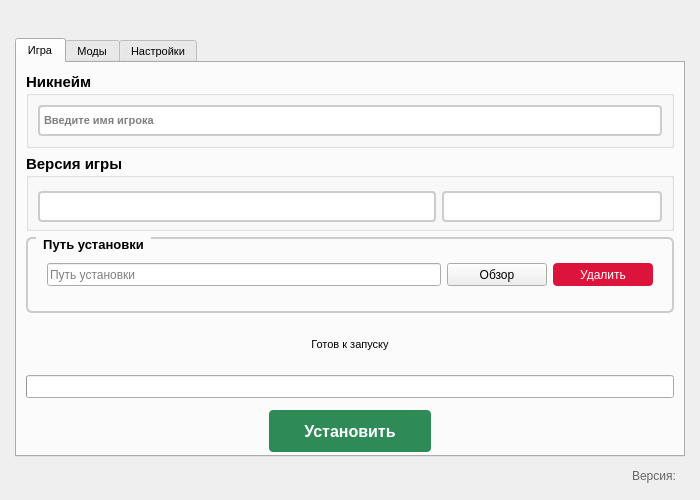
<?xml version="1.0" encoding="UTF-8"?>
<ui version="4.0">
 <class>MainWindow</class>
 <widget class="QMainWindow" name="MainWindow">
  <property name="windowModality">
   <enum>Qt::WindowModal</enum>
  </property>
  <property name="enabled">
   <bool>true</bool>
  </property>
  <property name="geometry">
   <rect>
    <x>0</x>
    <y>0</y>
    <width>700</width>
    <height>500</height>
   </rect>
  </property>
  <property name="minimumSize">
   <size>
    <width>700</width>
    <height>500</height>
   </size>
  </property>
  <property name="maximumSize">
   <size>
    <width>700</width>
    <height>500</height>
   </size>
  </property>
  <property name="font">
   <font>
    <family>MS Shell Dlg 2</family>
    <pointsize>8</pointsize>
   </font>
  </property>
  <property name="windowTitle">
   <string>IB Launcher</string>
  </property>
  <property name="windowOpacity">
   <double>1.000000000000000</double>
  </property>
  <property name="toolTipDuration">
   <number>-1</number>
  </property>
  <property name="autoFillBackground">
   <bool>false</bool>
  </property>
  <property name="windowFilePath">
   <string/>
  </property>
  <widget class="QWidget" name="centralwidget">
   <property name="enabled">
    <bool>true</bool>
   </property>
   <layout class="QVBoxLayout" name="verticalLayout">
    <property name="spacing">
     <number>10</number>
    </property>
    <property name="leftMargin">
     <number>15</number>
    </property>
    <property name="topMargin">
     <number>15</number>
    </property>
    <property name="rightMargin">
     <number>15</number>
    </property>
    <property name="bottomMargin">
     <number>15</number>
    </property>
    <item>
     <layout class="QHBoxLayout" name="header_layout">
      <item>
       <widget class="QLabel" name="logo">
        <property name="maximumSize">
         <size>
          <width>256</width>
          <height>60</height>
         </size>
        </property>
        <property name="pixmap">
         <pixmap>assets/title.png</pixmap>
        </property>
        <property name="scaledContents">
         <bool>true</bool>
        </property>
       </widget>
      </item>
     </layout>
    </item>
    <item>
     <widget class="QTabWidget" name="tabWidget">
      <property name="font">
       <font>
        <family>MS Shell Dlg 2</family>
        <pointsize>8</pointsize>
       </font>
      </property>
      <property name="currentIndex">
       <number>0</number>
      </property>
      <widget class="QWidget" name="tabGame">
       <attribute name="title">
        <string>Игра</string>
       </attribute>
       <layout class="QVBoxLayout" name="game_layout">
        <item>
         <widget class="QGroupBox" name="username_group">
          <property name="font">
           <font>
            <family>MS Shell Dlg 2</family>
            <pointsize>11</pointsize>
            <weight>75</weight>
            <bold>true</bold>
           </font>
          </property>
          <property name="title">
           <string>Никнейм</string>
          </property>
          <layout class="QVBoxLayout" name="username_layout">
           <item alignment="Qt::AlignTop">
            <widget class="QLineEdit" name="username_input">
             <property name="minimumSize">
              <size>
               <width>0</width>
               <height>31</height>
              </size>
             </property>
             <property name="maximumSize">
              <size>
               <width>16777215</width>
               <height>23</height>
              </size>
             </property>
             <property name="font">
              <font>
               <pointsize>8</pointsize>
              </font>
             </property>
             <property name="styleSheet">
              <string notr="true">QLineEdit {
    padding: 2px;
    border: 2px solid #ccc;
    border-radius: 4px;
    font-size: 8pt;
    min-height: 23px;
}
QLineEdit:focus {
    border-color: #2E8B57;
}</string>
             </property>
             <property name="placeholderText">
              <string>Введите имя игрока</string>
             </property>
            </widget>
           </item>
          </layout>
         </widget>
        </item>
        <item>
         <widget class="QGroupBox" name="versions_group">
          <property name="font">
           <font>
            <family>MS Shell Dlg 2</family>
            <pointsize>11</pointsize>
            <weight>75</weight>
            <bold>true</bold>
           </font>
          </property>
          <property name="title">
           <string>Версия игры</string>
          </property>
          <layout class="QHBoxLayout" name="versions_layout">
           <item>
            <widget class="QComboBox" name="minecraft_version">
             <property name="minimumSize">
              <size>
               <width>0</width>
               <height>31</height>
              </size>
             </property>
             <property name="maximumSize">
              <size>
               <width>16777215</width>
               <height>23</height>
              </size>
             </property>
             <property name="font">
              <font>
               <family>MS Shell Dlg 2</family>
               <pointsize>8</pointsize>
              </font>
             </property>
             <property name="styleSheet">
              <string notr="true">QComboBox {
    padding: 2px;
    border: 2px solid #ccc;
    border-radius: 4px;
    background: white;
    min-height: 23px;
    font-size: 8pt;
}
QComboBox::drop-down {
    border: none;
    padding-right: 5px;
}
QComboBox::down-arrow {
    image: url(assets/arrow.png);
    width: 12px;
    height: 12px;
}
QComboBox:hover {
    border-color: #2E8B57;
}</string>
             </property>
            </widget>
           </item>
           <item>
            <widget class="QComboBox" name="forge_version">
             <property name="minimumSize">
              <size>
               <width>0</width>
               <height>31</height>
              </size>
             </property>
             <property name="maximumSize">
              <size>
               <width>220</width>
               <height>23</height>
              </size>
             </property>
             <property name="font">
              <font>
               <family>MS Shell Dlg 2</family>
               <pointsize>8</pointsize>
              </font>
             </property>
             <property name="styleSheet">
              <string notr="true">QComboBox {
    padding: 2px;
    border: 2px solid #ccc;
    border-radius: 4px;
    background: white;
    min-height: 23px;
    font-size: 8pt;
}
QComboBox::drop-down {
    border: none;
    padding-right: 5px;
}
QComboBox::down-arrow {
    image: url(assets/arrow.png);
    width: 12px;
    height: 12px;
}
QComboBox:hover {
    border-color: #2E8B57;
}</string>
             </property>
            </widget>
           </item>
          </layout>
         </widget>
        </item>
        <item>
         <widget class="QGroupBox" name="path_group">
          <property name="styleSheet">
           <string notr="true">QGroupBox {
    font-size: 10pt;
    font-weight: bold;
    border: 2px solid #cccccc;
    border-radius: 6px;
    margin-top: 1ex;
    padding: 10px;
}
QGroupBox::title {
    subcontrol-origin: margin;
    left: 10px;
    padding: 0 5px;
}
</string>
          </property>
          <property name="title">
           <string>Путь установки</string>
          </property>
          <layout class="QHBoxLayout" name="path_layout">
           <item>
            <widget class="QLineEdit" name="install_path">
             <property name="minimumSize">
              <size>
               <width>0</width>
               <height>23</height>
              </size>
             </property>
             <property name="maximumSize">
              <size>
               <width>16777215</width>
               <height>23</height>
              </size>
             </property>
             <property name="placeholderText">
              <string>Путь установки</string>
             </property>
            </widget>
           </item>
           <item>
            <widget class="QPushButton" name="browse_button">
             <property name="minimumSize">
              <size>
               <width>100</width>
               <height>23</height>
              </size>
             </property>
             <property name="maximumSize">
              <size>
               <width>16777215</width>
               <height>23</height>
              </size>
             </property>
             <property name="text">
              <string>Обзор</string>
             </property>
            </widget>
           </item>
           <item>
            <widget class="QPushButton" name="remove_version_button">
             <property name="minimumSize">
              <size>
               <width>100</width>
               <height>23</height>
              </size>
             </property>
             <property name="maximumSize">
              <size>
               <width>16777215</width>
               <height>23</height>
              </size>
             </property>
             <property name="text">
              <string>Удалить</string>
             </property>
             <property name="styleSheet">
              <string notr="true">QPushButton {
    background-color: #DC143C;
    color: white;
    border: none;
    border-radius: 4px;
    padding: 5px;
}
QPushButton:hover {
    background-color: #B22222;
}
QPushButton:disabled {
    background-color: #CCCCCC;
}</string>
             </property>
            </widget>
           </item>
          </layout>
         </widget>
        </item>
        <item>
         <widget class="QLabel" name="status_label">
          <property name="maximumSize">
           <size>
            <width>16777215</width>
            <height>50</height>
           </size>
          </property>
          <property name="font">
           <font>
            <family>MS Shell Dlg 2</family>
            <pointsize>8</pointsize>
           </font>
          </property>
          <property name="text">
           <string>Готов к запуску</string>
          </property>
          <property name="alignment">
           <set>Qt::AlignCenter</set>
          </property>
         </widget>
        </item>
        <item>
         <widget class="QProgressBar" name="progress_bar">
          <property name="minimumSize">
           <size>
            <width>0</width>
            <height>23</height>
           </size>
          </property>
          <property name="maximumSize">
           <size>
            <width>16777215</width>
            <height>23</height>
           </size>
          </property>
         </widget>
        </item>
        <item alignment="Qt::AlignHCenter">
         <widget class="QPushButton" name="start_button">
          <property name="minimumSize">
           <size>
            <width>162</width>
            <height>42</height>
           </size>
          </property>
          <property name="maximumSize">
           <size>
            <width>150</width>
            <height>30</height>
           </size>
          </property>
          <property name="font">
           <font>
            <family>MS Shell Dlg 2</family>
            <pointsize>12</pointsize>
            <weight>75</weight>
            <bold>true</bold>
           </font>
          </property>
          <property name="cursor">
           <cursorShape>PointingHandCursor</cursorShape>
          </property>
          <property name="styleSheet">
           <string notr="true">QPushButton {
    background-color: #2E8B57;
    color: #FFFFFF;
    border: none;
    border-radius: 4px;
    padding: 6px;
    min-width: 150px;
    min-height: 30px;
}
QPushButton:hover {
    background-color: #3CB371;
}
QPushButton:pressed {
    background-color: #228B22;
}
QPushButton:disabled {
    background-color: #CCCCCC;
}</string>
          </property>
          <property name="text">
           <string>Установить</string>
          </property>
         </widget>
        </item>
       </layout>
      </widget>
      <widget class="QWidget" name="tabMods">
       <attribute name="title">
        <string>Моды</string>
       </attribute>
       <layout class="QVBoxLayout" name="verticalLayout_3">
        <item>
         <widget class="QListWidget" name="mods_list">
          <property name="minimumSize">
           <size>
            <width>0</width>
            <height>200</height>
           </size>
          </property>
          <property name="selectionMode">
           <enum>QAbstractItemView::ExtendedSelection</enum>
          </property>
         </widget>
        </item>
        <item>
         <layout class="QHBoxLayout" name="horizontalLayout_2">
          <item>
           <widget class="QPushButton" name="add_mod_button">
            <property name="text">
             <string>Добавить моды</string>
            </property>
           </widget>
          </item>
          <item>
           <widget class="QPushButton" name="remove_mod_button">
            <property name="text">
             <string>Удалить выбранные</string>
            </property>
           </widget>
          </item>
          <item>
           <widget class="QPushButton" name="check_updates_button">
            <property name="text">
             <string>Отключить обновление модов</string>
            </property>
           </widget>
          </item>
         </layout>
        </item>
       </layout>
      </widget>
      <widget class="QWidget" name="tabSettings">
       <attribute name="title">
        <string>Настройки</string>
       </attribute>
       <layout class="QVBoxLayout" name="settings_layout">
        <item>
         <widget class="QGroupBox" name="memory_group">
          <property name="font">
           <font>
            <pointsize>10</pointsize>
            <weight>75</weight>
            <bold>true</bold>
           </font>
          </property>
          <property name="styleSheet">
           <string notr="true">QGroupBox {
    font-size: 10pt;
    font-weight: bold;
    border: 2px solid #cccccc;
    border-radius: 6px;
    margin-top: 1ex;
    padding: 10px;
}
QGroupBox::title {
    subcontrol-origin: margin;
    left: 10px;
    padding: 0 5px;
}</string>
          </property>
          <property name="title">
           <string>Настройки памяти</string>
          </property>
          <layout class="QVBoxLayout" name="memory_layout">
           <item>
            <widget class="QLabel" name="memory_title">
             <property name="font">
              <font>
               <family>MS Shell Dlg 2</family>
               <pointsize>9</pointsize>
               <weight>50</weight>
               <bold>false</bold>
              </font>
             </property>
             <property name="text">
              <string>Выделенная память:</string>
             </property>
            </widget>
           </item>
           <item>
            <widget class="QSlider" name="memory_slider">
             <property name="minimumSize">
              <size>
               <width>0</width>
               <height>23</height>
              </size>
             </property>
             <property name="maximumSize">
              <size>
               <width>16777215</width>
               <height>23</height>
              </size>
             </property>
             <property name="minimum">
              <number>2</number>
             </property>
             <property name="maximum">
              <number>32</number>
             </property>
             <property name="value">
              <number>4</number>
             </property>
             <property name="orientation">
              <enum>Qt::Horizontal</enum>
             </property>
             <property name="tickPosition">
              <enum>QSlider::TicksBelow</enum>
             </property>
             <property name="tickInterval">
              <number>2</number>
             </property>
            </widget>
           </item>
           <item alignment="Qt::AlignHCenter">
            <widget class="QLabel" name="memory_label">
             <property name="font">
              <font>
               <family>MS Shell Dlg 2</family>
               <pointsize>9</pointsize>
               <weight>50</weight>
               <bold>false</bold>
              </font>
             </property>
             <property name="text">
              <string>2 ГБ</string>
             </property>
            </widget>
           </item>
          </layout>
         </widget>
        </item>
        <item>
         <widget class="QGroupBox" name="launch_flags_group">
          <property name="font">
           <font>
            <pointsize>10</pointsize>
            <weight>75</weight>
            <bold>true</bold>
           </font>
          </property>
          <property name="styleSheet">
           <string notr="true">QGroupBox {
    font-size: 10pt;
    font-weight: bold;
    border: 2px solid #cccccc;
    border-radius: 6px;
    margin-top: 1ex;
    padding: 10px;
}
QGroupBox::title {
    subcontrol-origin: margin;
    left: 10px;
    padding: 0 5px;
}</string>
          </property>
          <property name="title">
           <string>Настройка запуска (Флаги)</string>
          </property>
          <layout class="QVBoxLayout" name="launch_flags_layout">
           <item>
            <widget class="QLabel" name="launch_flags_title">
             <property name="font">
              <font>
               <family>MS Shell Dlg 2</family>
               <pointsize>9</pointsize>
               <weight>50</weight>
               <bold>false</bold>
              </font>
             </property>
             <property name="text">
              <string>Дополнительные параметры запуска:</string>
             </property>
            </widget>
           </item>
           <item>
            <widget class="QPlainTextEdit" name="launch_flags_input">
             <property name="minimumSize">
              <size>
               <width>0</width>
               <height>60</height>
              </size>
             </property>
             <property name="maximumSize">
              <size>
               <width>16777215</width>
               <height>100</height>
              </size>
             </property>
             <property name="font">
              <font>
               <family>MS Shell Dlg 2</family>
               <pointsize>9</pointsize>
              </font>
             </property>
             <property name="styleSheet">
              <string notr="true">QPlainTextEdit {
    padding: 5px;
    border: 2px solid #ccc;
    border-radius: 4px;
    background: white;
    font-size: 9pt;
}
QPlainTextEdit:focus {
    border-color: #8B0000;
}</string>
             </property>
             <property name="placeholderText">
              <string>Введите дополнительные параметры запуска Java (каждый параметр с новой строки)</string>
             </property>
            </widget>
           </item>
          </layout>
         </widget>
        </item>
        <item>
         <spacer name="verticalSpacer">
          <property name="orientation">
           <enum>Qt::Vertical</enum>
          </property>
          <property name="sizeHint" stdset="0">
           <size>
            <width>20</width>
            <height>40</height>
           </size>
          </property>
         </spacer>
        </item>
       </layout>
      </widget>
     </widget>
    </item>
    <item>
     <layout class="QHBoxLayout" name="bottom_info_layout">
      <property name="spacing">
       <number>0</number>
      </property>
      <item>
       <widget class="QPushButton" name="telegram_button">
        <property name="maximumSize">
         <size>
          <width>32</width>
          <height>32</height>
         </size>
        </property>
        <property name="cursor">
         <cursorShape>PointingHandCursor</cursorShape>
        </property>
        <property name="toolTip">
         <string>Наш Telegram канал</string>
        </property>
        <property name="layoutDirection">
         <enum>Qt::LeftToRight</enum>
        </property>
        <property name="styleSheet">
         <string notr="true">QPushButton {
    border: none;
    background-color: transparent;
}
QPushButton:hover {
    opacity: 0.8;
}</string>
        </property>
        <property name="icon">
         <iconset>
          <normaloff>assets/telegram.png</normaloff>assets/telegram.png</iconset>
        </property>
        <property name="iconSize">
         <size>
          <width>24</width>
          <height>24</height>
         </size>
        </property>
        <property name="flat">
         <bool>false</bool>
        </property>
       </widget>
      </item>
      <item>
       <widget class="QPushButton" name="youtube_button">
        <property name="maximumSize">
         <size>
          <width>32</width>
          <height>32</height>
         </size>
        </property>
        <property name="cursor">
         <cursorShape>PointingHandCursor</cursorShape>
        </property>
        <property name="toolTip">
         <string>Наш YouTube канал</string>
        </property>
        <property name="styleSheet">
         <string notr="true">QPushButton {
    border: none;
    background-color: transparent;
}
QPushButton:hover {
    opacity: 0.8;
}</string>
        </property>
        <property name="icon">
         <iconset>
          <normaloff>assets/youtube.png</normaloff>assets/youtube.png</iconset>
        </property>
        <property name="iconSize">
         <size>
          <width>24</width>
          <height>24</height>
         </size>
        </property>
       </widget>
      </item>
      <item alignment="Qt::AlignRight">
       <widget class="QLabel" name="version_label">
        <property name="maximumSize">
         <size>
          <width>16777215</width>
          <height>20</height>
         </size>
        </property>
        <property name="font">
         <font>
          <pointsize>9</pointsize>
         </font>
        </property>
        <property name="styleSheet">
         <string notr="true">QLabel {
    color: #666666;
    font-size: 9pt;
    padding: 2px;
}</string>
        </property>
        <property name="text">
         <string>Версия: </string>
        </property>
       </widget>
      </item>
     </layout>
    </item>
   </layout>
  </widget>
  <widget class="QStatusBar" name="statusbar">
   <property name="maximumSize">
    <size>
     <width>16777215</width>
     <height>0</height>
    </size>
   </property>
  </widget>
 </widget>
 <resources/>
 <connections/>
</ui>
